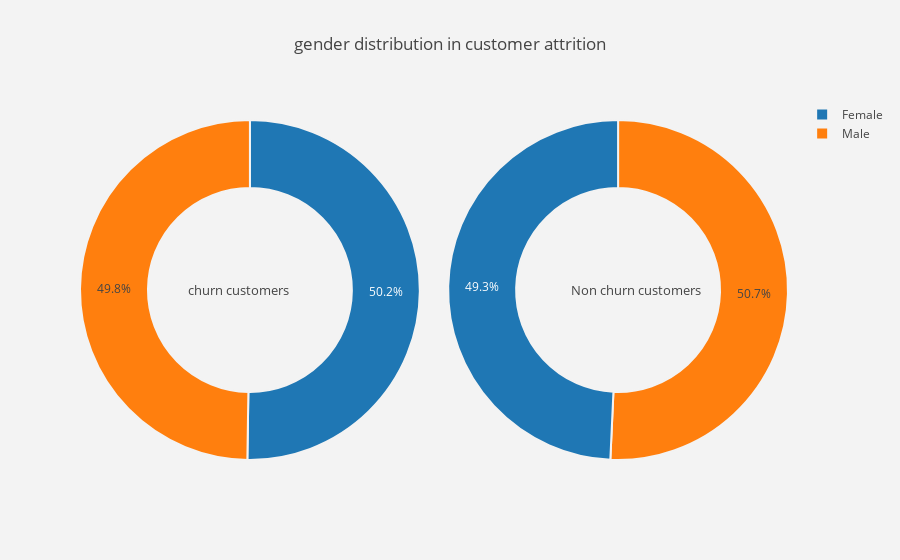
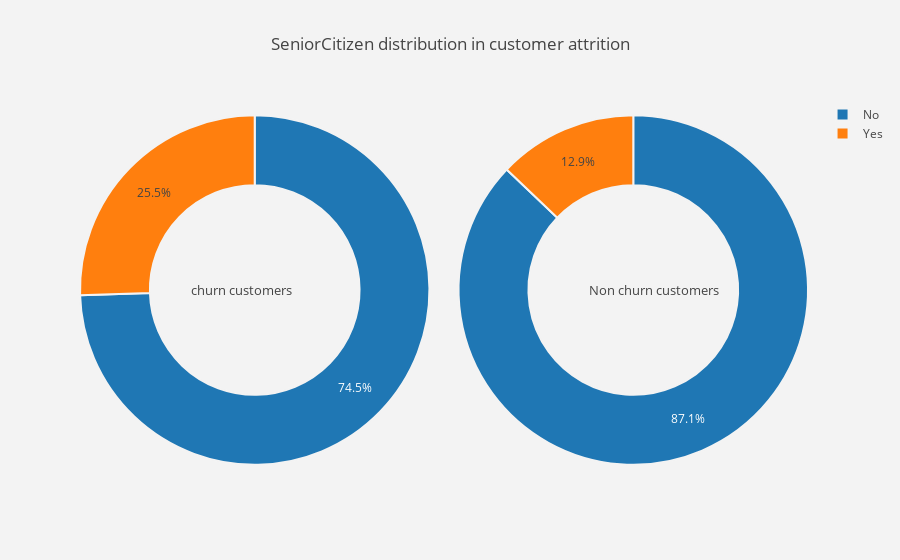
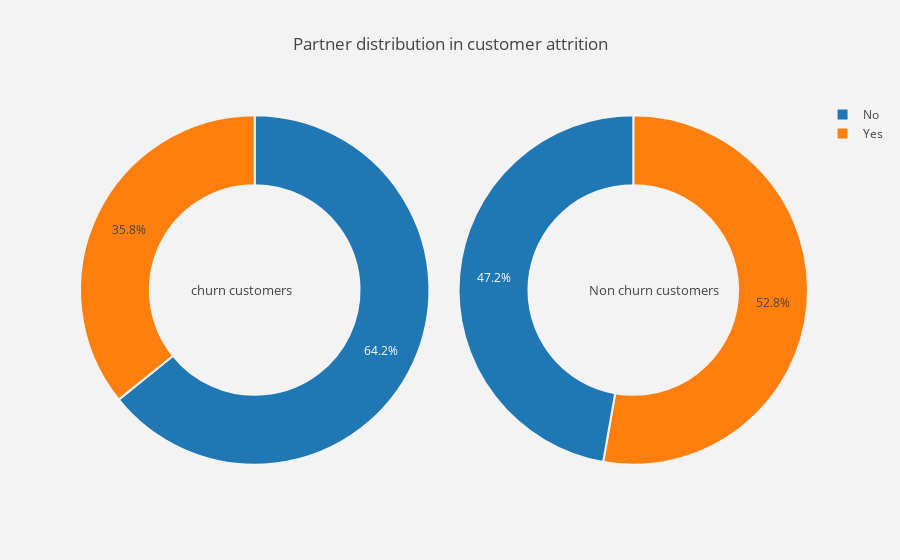
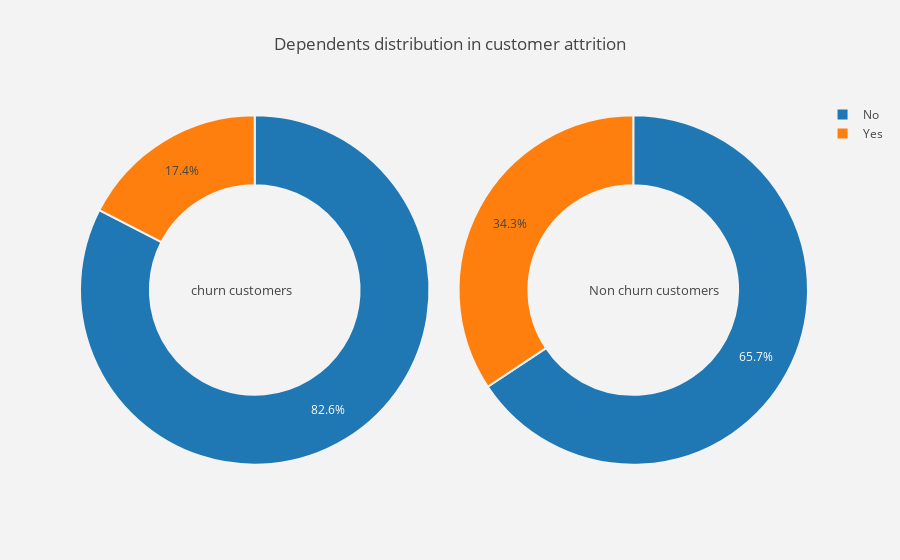

The notebook cell saved with these charts, in order:
### Code cell
for i in cat_cols:
    plot_pie(i)

### Figure 1 — Plotly figure (JSON) as saved in the notebook; plotly's stock layout.template omitted (floating-point values rounded to 4 significant figures)
{"data": [{"domain": {"x": [0, 0.48]}, "hole": 0.6, "hoverinfo": "label+percent+name", "labels": ["Female", "Male"], "marker": {"line": {"color": "rgb(243,243,243)", "width": 2}}, "type": "pie", "uid": "f2bab46e-de5d-11e8-af85-dc5360ef185b", "values": [939, 930]}, {"domain": {"x": [0.52, 1]}, "hole": 0.6, "hoverinfo": "label+percent+name", "labels": ["Male", "Female"], "marker": {"line": {"color": "rgb(243,243,243)", "width": 2}}, "type": "pie", "uid": "f2bab46f-de5d-11e8-9faa-dc5360ef185b", "values": [2619, 2544]}], "layout": {"annotations": [{"font": {"size": 13}, "showarrow": false, "text": "churn customers", "x": 0.15, "y": 0.5}, {"font": {"size": 13}, "showarrow": false, "text": "Non churn customers", "x": 0.88, "y": 0.5}], "paper_bgcolor": "rgb(243,243,243)", "plot_bgcolor": "rgb(243,243,243)", "title": "gender distribution in customer attrition"}}

### Figure 2 — Plotly figure (JSON) as saved in the notebook; plotly's stock layout.template omitted (floating-point values rounded to 4 significant figures)
{"data": [{"domain": {"x": [0, 0.48]}, "hole": 0.6, "hoverinfo": "label+percent+name", "labels": ["No", "Yes"], "marker": {"line": {"color": "rgb(243,243,243)", "width": 2}}, "type": "pie", "uid": "f2c9aa54-de5d-11e8-94a9-dc5360ef185b", "values": [1393, 476]}, {"domain": {"x": [0.52, 1]}, "hole": 0.6, "hoverinfo": "label+percent+name", "labels": ["No", "Yes"], "marker": {"line": {"color": "rgb(243,243,243)", "width": 2}}, "type": "pie", "uid": "f2c9aa55-de5d-11e8-9114-dc5360ef185b", "values": [4497, 666]}], "layout": {"annotations": [{"font": {"size": 13}, "showarrow": false, "text": "churn customers", "x": 0.15, "y": 0.5}, {"font": {"size": 13}, "showarrow": false, "text": "Non churn customers", "x": 0.88, "y": 0.5}], "paper_bgcolor": "rgb(243,243,243)", "plot_bgcolor": "rgb(243,243,243)", "title": "SeniorCitizen distribution in customer attrition"}}

### Figure 3 — Plotly figure (JSON) as saved in the notebook; plotly's stock layout.template omitted (floating-point values rounded to 4 significant figures)
{"data": [{"domain": {"x": [0, 0.48]}, "hole": 0.6, "hoverinfo": "label+percent+name", "labels": ["No", "Yes"], "marker": {"line": {"color": "rgb(243,243,243)", "width": 2}}, "type": "pie", "uid": "f2d6560c-de5d-11e8-baa8-dc5360ef185b", "values": [1200, 669]}, {"domain": {"x": [0.52, 1]}, "hole": 0.6, "hoverinfo": "label+percent+name", "labels": ["Yes", "No"], "marker": {"line": {"color": "rgb(243,243,243)", "width": 2}}, "type": "pie", "uid": "f2d67d1c-de5d-11e8-ac3f-dc5360ef185b", "values": [2724, 2439]}], "layout": {"annotations": [{"font": {"size": 13}, "showarrow": false, "text": "churn customers", "x": 0.15, "y": 0.5}, {"font": {"size": 13}, "showarrow": false, "text": "Non churn customers", "x": 0.88, "y": 0.5}], "paper_bgcolor": "rgb(243,243,243)", "plot_bgcolor": "rgb(243,243,243)", "title": "Partner distribution in customer attrition"}}

### Figure 4 — Plotly figure (JSON) as saved in the notebook; plotly's stock layout.template omitted (floating-point values rounded to 4 significant figures)
{"data": [{"domain": {"x": [0, 0.48]}, "hole": 0.6, "hoverinfo": "label+percent+name", "labels": ["No", "Yes"], "marker": {"line": {"color": "rgb(243,243,243)", "width": 2}}, "type": "pie", "uid": "f2e06952-de5d-11e8-b32e-dc5360ef185b", "values": [1543, 326]}, {"domain": {"x": [0.52, 1]}, "hole": 0.6, "hoverinfo": "label+percent+name", "labels": ["No", "Yes"], "marker": {"line": {"color": "rgb(243,243,243)", "width": 2}}, "type": "pie", "uid": "f2e0906c-de5d-11e8-8451-dc5360ef185b", "values": [3390, 1773]}], "layout": {"annotations": [{"font": {"size": 13}, "showarrow": false, "text": "churn customers", "x": 0.15, "y": 0.5}, {"font": {"size": 13}, "showarrow": false, "text": "Non churn customers", "x": 0.88, "y": 0.5}], "paper_bgcolor": "rgb(243,243,243)", "plot_bgcolor": "rgb(243,243,243)", "title": "Dependents distribution in customer attrition"}}
